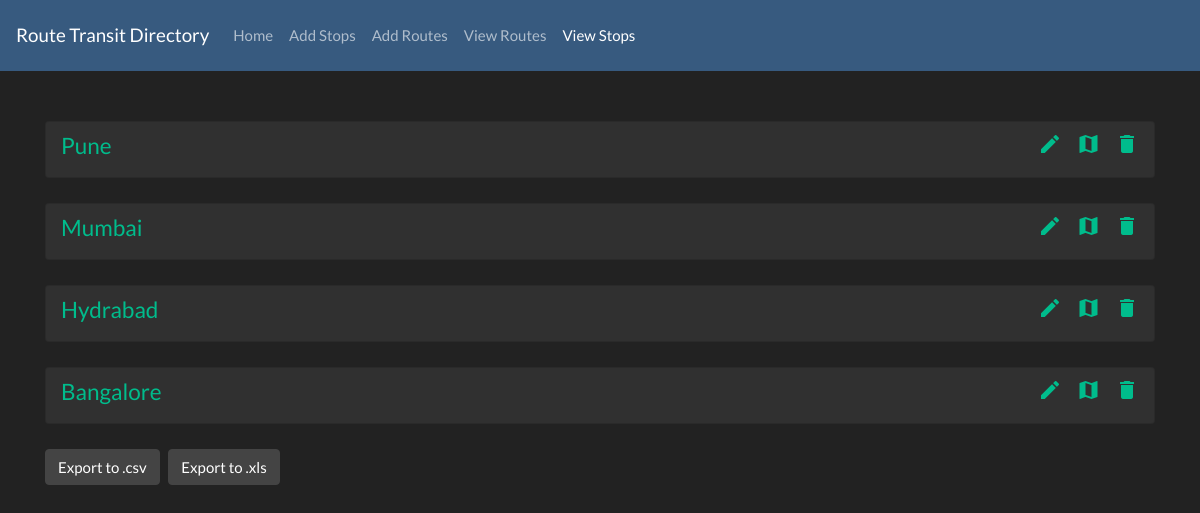
/views_stops/, run on an earlier commit of the app's database.
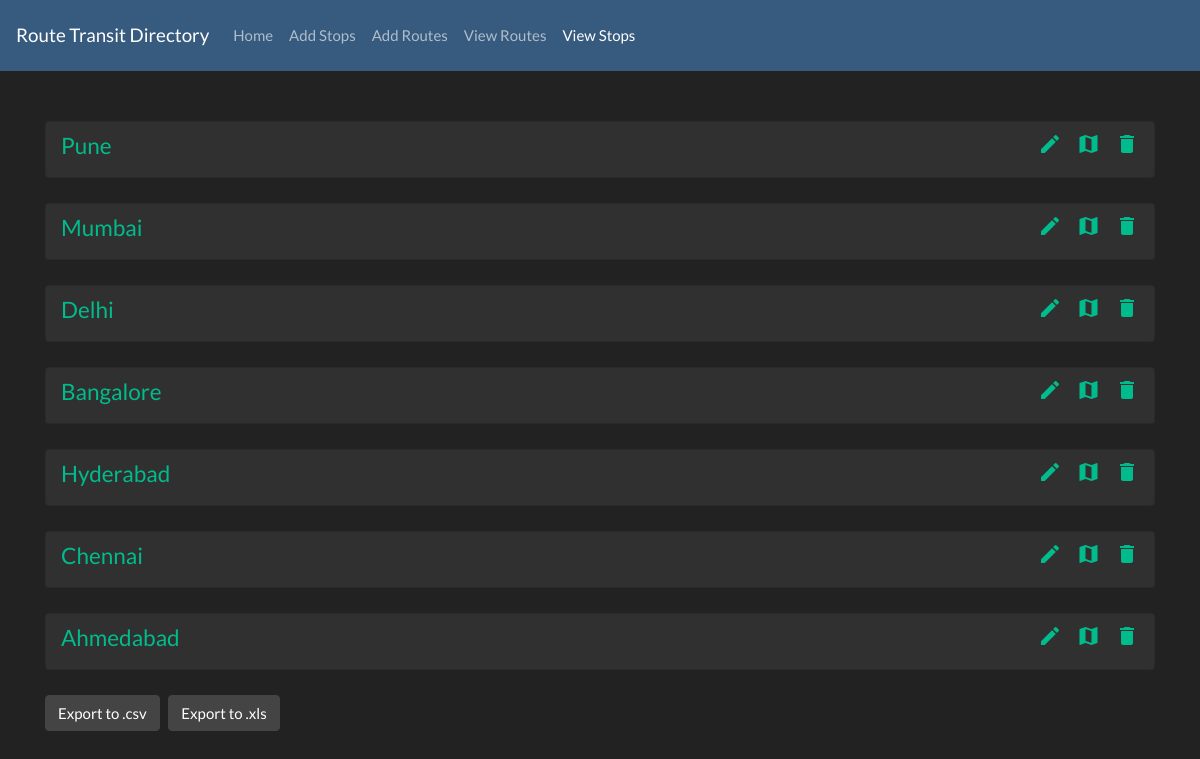
And on a later commit of the database.
### RoutesAndStops/models.py (models this page shows, shortened)
class Stop(models.Model):
    name = models.CharField(verbose_name="Name", unique=True, blank=False, null=False, max_length=50)
    latitudes = models.DecimalField(verbose_name="Latitudes", max_digits=9, decimal_places=6)
    longitudes = models.DecimalField(verbose_name="Longitudes", max_digits=9, decimal_places=6)

### RoutesAndStops/views.py (the view)
# urls.py: path('views_stops/', home_views.view_stops, name='views_stops'),
def view_stops(request):
    try:
        context = dict()
        context['Stops'] = Facade.get_all_stops()
        return render(request, 'RoutesAndStops/Stops/view_stops.html', context=context)
    except Exception as e:
        print(e)

### RoutesAndStops/Facade.py (called while the page is built)
    @classmethod
    def get_all_stops(cls):
        return Stop.objects.all()

### templates/RoutesAndStops/Stops/view_stops.html (shortened to what this page needs)
{% extends 'base.html' %}
{% block content %}
<div class="container">
    <div class="panel-group" id="accordion">
        {% for stop in Stops %}
        <div class="card" style="padding: 10px 15px 10px 15px; margin-bottom: 25px;">
            <div class="panel panel-default">
                <div class="panel-heading" style="display: flex; justify-content: space-between">
                    <h4 class="panel-title">
                        <a data-toggle="collapse" data-parent="#accordion" href="#collapse{{ stop.id }}">
                        {{ stop.name }}</a>
                    </h4>
                    <div>
                        <a href="/stops/{{ stop.id }}"><i class="material-icons" title="Edit Stop">edit</i></a>&nbsp;&nbsp;&nbsp;&nbsp;
                        <a href="/get_map_for_stop/{{ stop.id }}" title="Show on Map"><i class="material-icons" >map</i></a>&nbsp;&nbsp;&nbsp;&nbsp;
                        <a href="#" onclick="check_stop_in_routes('{{ stop.name }}')" title="Delete Stop"><i class="material-icons" >delete</i></a>
                    </div>
                </div>
            </div>
        </div>
        {% endfor %}
    <a href="{% url 'export_stops' 'csv' %}" class="btn btn-secondary">Export to .csv</a>&nbsp;&nbsp;&nbsp;<a href="{% url 'export_stops' 'xls' %}" class="btn btn-secondary">Export to .xls</a>
    </div>
</div>
{% endblock %}

### templates/base.html (shortened to what this page needs)
<!DOCTYPE html>
<html lang="en">
<head>
    <link href="https://stackpath.bootstrapcdn.com/bootswatch/4.4.1/darkly/bootstrap.min.css" rel="stylesheet">
    <link rel="stylesheet" href="https://cdnjs.cloudflare.com/ajax/libs/jqueryui/1.12.1/themes/dark-hive/jquery-ui.min.css" />
<link rel="stylesheet" href="https://cdn.jsdelivr.net/npm/@sweetalert2/theme-dark@3.1.0/dark.min.css">
</head>
<body>
<nav class="navbar navbar-expand-lg navbar-dark bg-primary" style="margin-bottom: 50px;">
    <a class="navbar-brand" href="{% url 'home' %}">Route Transit Directory</a>
    <div class="collapse navbar-collapse" id="navbarNav">
        <ul class="navbar-nav">
            <li class="nav-item active" id="home">
                <a class="nav-link" href="{% url 'home' %}">Home <span class="sr-only">(current)</span></a>
            </li>
            <li class="nav-item" id="stops">
                <a class="nav-link" href="{% url 'stops' %}">Add Stops</a>
            </li>
            <li class="nav-item" id="routes">
                <a class="nav-link" href="{% url 'routes' %}">Add Routes</a>
            </li>
            <li class="nav-item" id="v_routes">
                <a class="nav-link" href="{% url 'views' %}">View Routes</a>
            </li>
            <li class="nav-item" id="v_stops">
                <a class="nav-link" href="{% url 'views_stops' %}">View Stops</a>
            </li>
        </ul>
    </div>
</nav>
{% block content %} {% endblock %}
</body>
</html>

What changed in the data, as far as the page shows it:
removed Stop: name "Hydrabad"
added Stop: name "Delhi"
added Stop: name "Hyderabad"
added Stop: name "Chennai"
added Stop: name "Ahmedabad"
